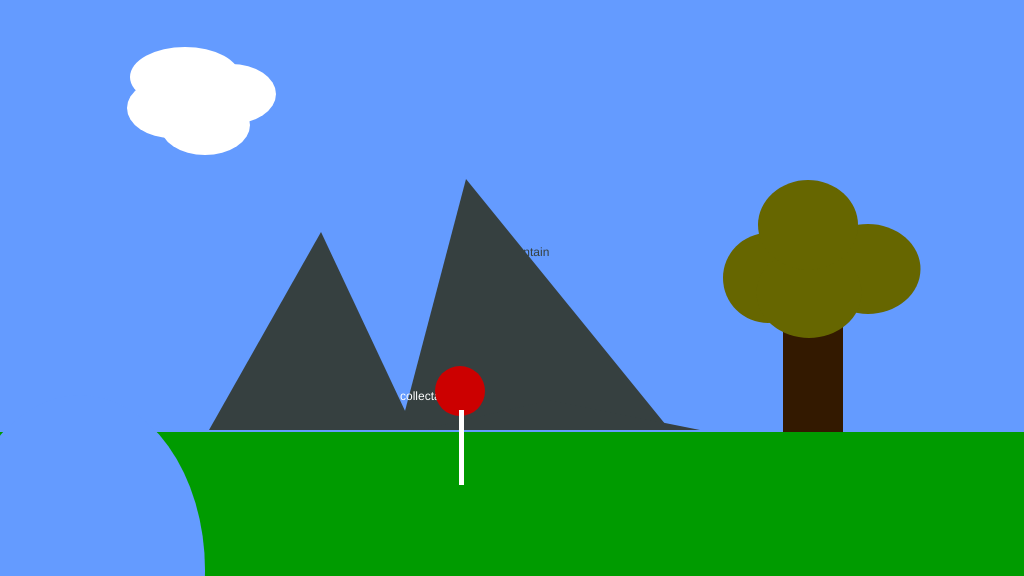
Frame 1 (no input)
Frame 60 (no input): identical to frame 1, image omitted
Frame 120 (the mouse pressed at the canvas centre since frame 60): identical to frame 1, image omitted

The p5.js sketch that drew this single still picture (run headless with seeded random() and noise() and a simulated clock; from frame 60 on, the mouse is pressed at the canvas centre):

// p5.js sketch
// ── sketch.js
/*

The Game Project

1 - Background Scenery

Use p5 drawing functions such as rect, ellipse, line, triangle and
point to draw the scenery as set out in the code comments. The items
should appear next to the text titles.

Each bit of scenery is worth two marks:

0 marks = not a reasonable attempt
1 mark = attempted but it's messy or lacks detail
2 marks = you've used several shape functions to create the scenery

I've given titles and chosen some base colours, but feel free to
imaginatively modify these and interpret the scenery titles loosely to
match your game theme.


WARNING: Do not get too carried away. If you're shape takes more than 5 lines
of code to draw then you've probably over done it.


*/

function setup()
{
	createCanvas(1024, 576);
}

function draw()
{
	background(100, 155, 255); //fill the sky blue

	noStroke();
	fill(0,155,0);
	rect(0, 432, 1024, 144); //draw some green ground

	//1. a cloud in the sky
	//... add your code here

	noStroke();
	fill(255);
	text("cloud", 200, 100);
    ellipse(185,77, 110, 60);
    ellipse(231,94, 90, 60);
    ellipse(205,125, 90, 60);
    ellipse(172,108, 90, 60);

	//2. a mountain in the distance
	//... add your code here

	noStroke();
	fill(54,64,64);
	text("mountain", 500, 256);
    triangle(466,179,  400,430, 670,430);
    triangle(550,400,  420,430, 700,430);
    triangle(321,232,  209,430, 414,430);

	//3. a tree
	//... add your code here

	noStroke();
	fill(51,25,0);
	text("tree", 800, 346);
    rect(783,327, 60, 105);
    fill(102,102,0);
    ellipse(768, 278,90,90);
    ellipse(868, 269,105,90);
    ellipse(809, 293,105,90);
    ellipse(808, 225,100,90);

	//4. a canyon
	//NB. the canyon should go from ground-level to the bottom of the screen

	//... add your code here

	noStroke();
	fill(255);
	text("canyon", 100, 480);
    fill(100, 155, 255);
    ellipse(80,570, 250,350);


	//5. a collectable token - eg. a jewel, fruit, coins
	//... add your code here

	noStroke();
	fill(255);
	text("collectable item", 400, 400);
    fill(204,0,0);
    ellipse(460,391, 50,50);
    fill(255);
    rect(459,410, 5, 75);
}
